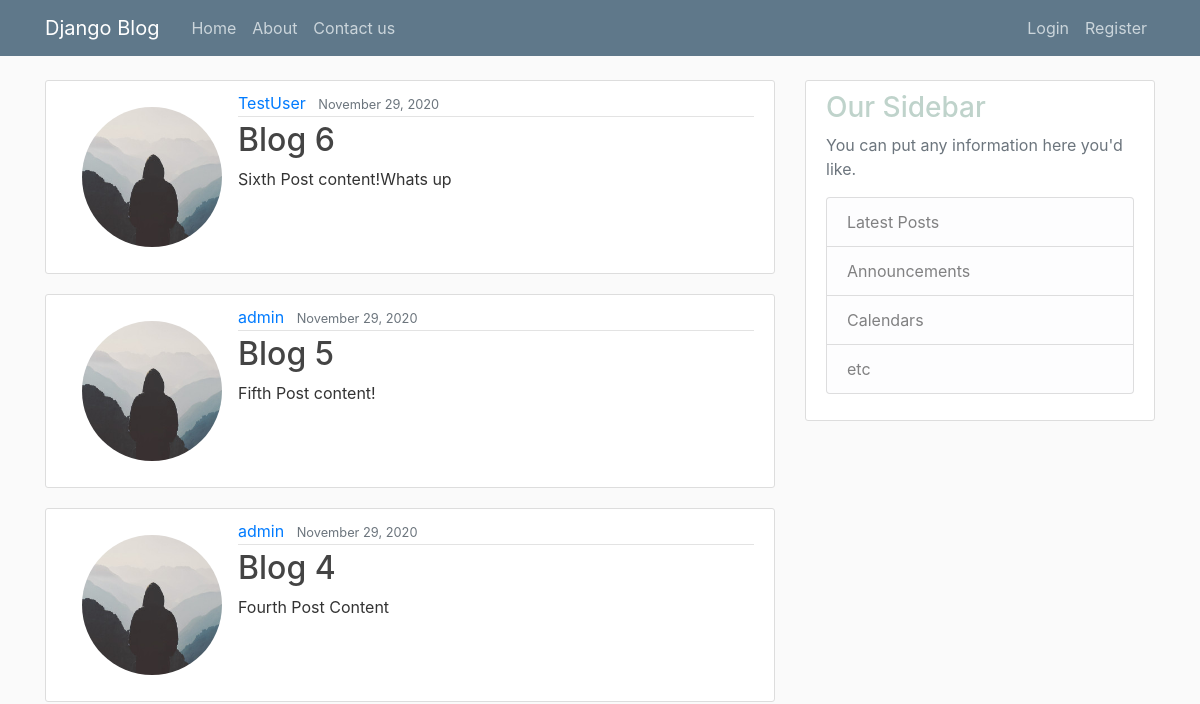
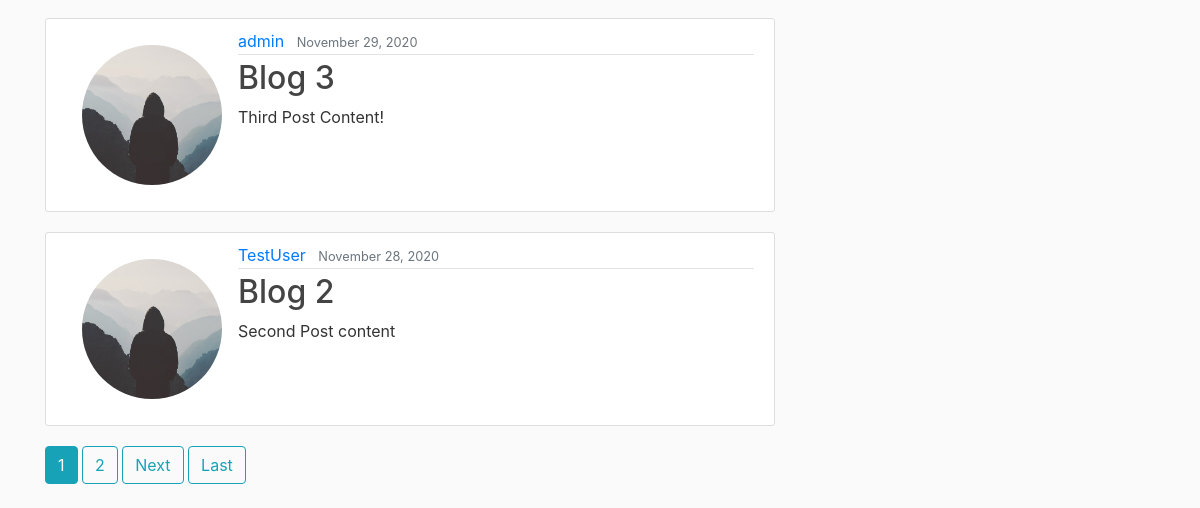
The app's page /, older data (2 pictures, top to bottom).
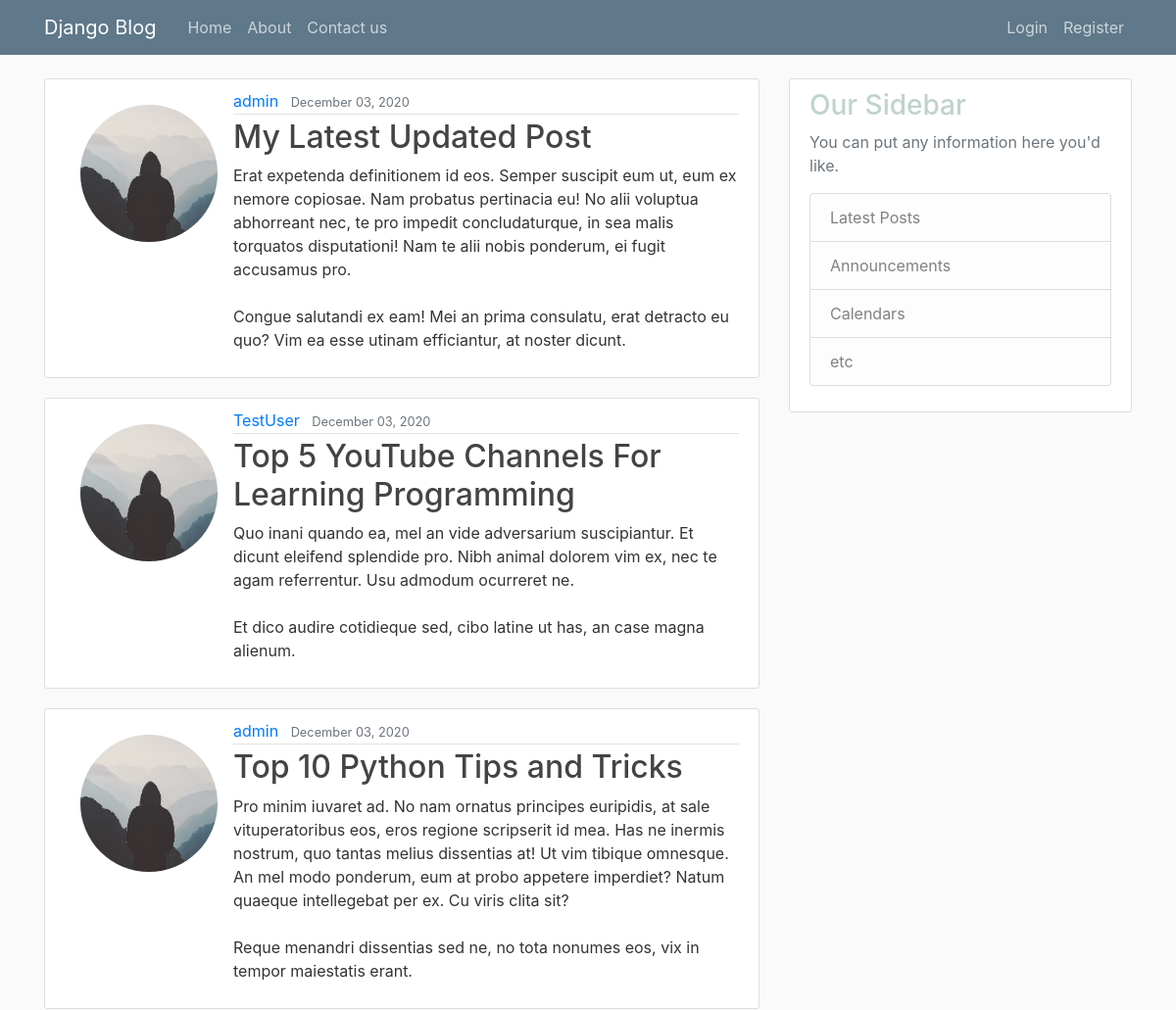
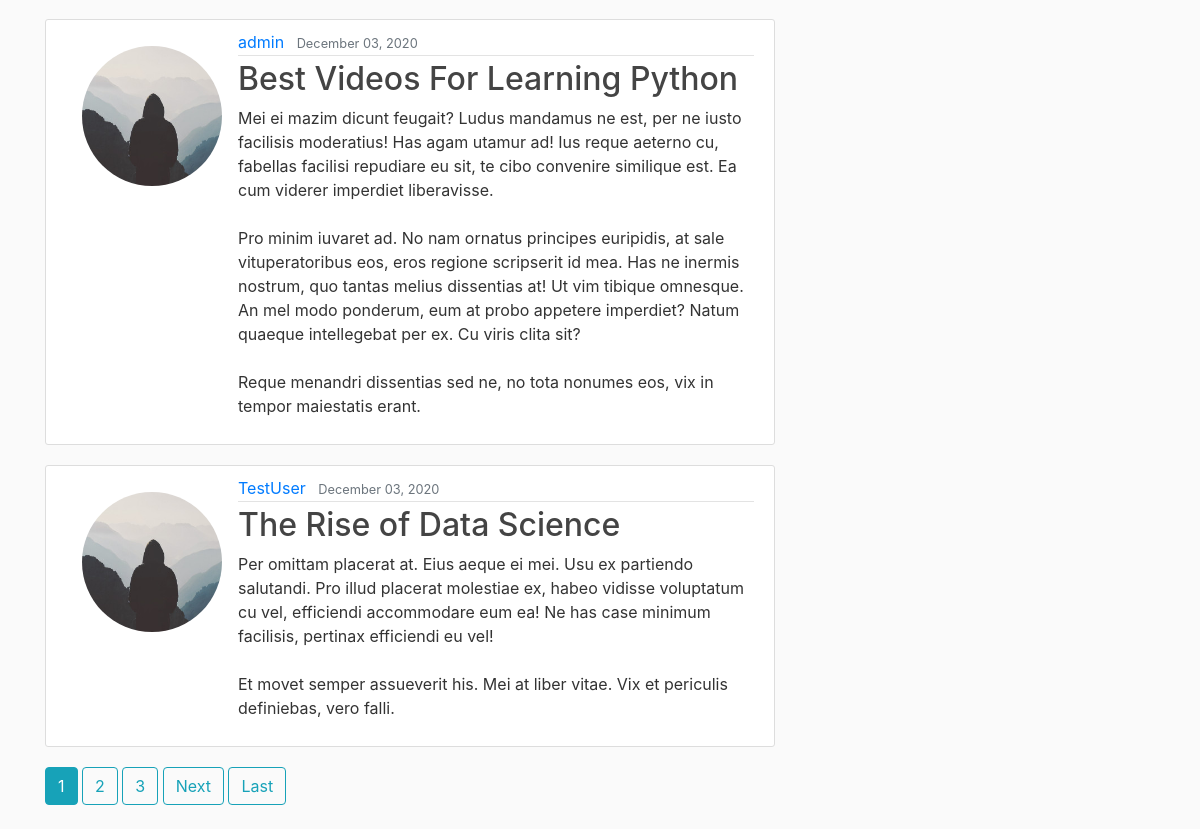
The same page, newer data (2 pictures, top to bottom).
### blog/models.py (models this page shows, shortened)
class Post(models.Model):
    title= models.CharField(max_length=100)
    content = models.TextField()
    date_posted =models.DateTimeField(default=timezone.now)
    author = models.ForeignKey(User, on_delete=models.CASCADE)

### users/models.py (models this page shows, shortened)
class Profile(models.Model):
    user = models.OneToOneField(User, on_delete=models.CASCADE)
    image = models.ImageField(default='default.jpg', upload_to='profile_pics')

### blog/views.py (the view)
# urls.py: path('', PostListView.as_view(), name='blog-home'),
class PostListView(ListView):
    model = Post
    template_name = 'blog/home.html'  # <app>/<model>_<viewtype>.html
    context_object_name = 'posts'
    ordering = ['-date_posted']
    paginate_by = 5

### blog/templates/blog/home.html (shortened to what this page needs)
{% extends "blog/base.html" %}
{% block content %}
{% for post in posts %}
    <article class="media content-section">
      <img class = "rounded-circle article w-25 p-3" src="{{ post.author.profile.image.url }}">
        <div class="media-body">
          <div class="article-metadata">
            <a class="mr-2" href="{% url 'user-posts' post.author.username %}">{{ post.author }}</a>
            <small class="text-muted">{{ post.date_posted|date:"F d, Y" }}</small>
          </div>
          <h2><a class="article-title" href="{% url 'post-detail' post.id %}">{{ post.title }}</a></h2>
          <p class="article-content">{{ post.content }}</p>
        </div>
      </article>
{% endfor %}
{% if is_paginated %}
      {% for num in page_obj.paginator.page_range %}
        {% if page_obj.number == num %}
          <a class="btn btn-info mb-4" href="?page={{ num }}">{{ num }}</a>
        {% elif num > page_obj.number|add:'-3' and num < page_obj.number|add:'3' %}
          <a class="btn btn-outline-info mb-4" href="?page={{ num }}">{{ num }}</a>
        {% endif %}
      {% endfor %}
      {% if page_obj.has_next %}
        <a class="btn btn-outline-info mb-4" href="?page={{ page_obj.next_page_number }}">Next</a>
        <a class="btn btn-outline-info mb-4" href="?page={{ page_obj.paginator.num_pages }}">Last</a>
      {% endif %}
    {% endif %}
{% endblock content %}

Row changes from the older to the newer data that the page shows:
no longer on this page (row unchanged): Post: author.profile.image (placeholder picture), author "TestUser", date_posted "November 29, 2020", title "Blog 6", content "Sixth Post content!Whats up"
no longer on this page (row unchanged): Post: author.profile.image (placeholder picture), author "admin", date_posted "November 29, 2020", title "Blog 5", content "Fifth Post content!"
no longer on this page (row unchanged): Post: author.profile.image (placeholder picture), author "admin", date_posted "November 29, 2020", title "Blog 4", content "Fourth Post Content"
no longer on this page (row unchanged): Post: author.profile.image (placeholder picture), author "admin", date_posted "November 29, 2020", title "Blog 3", content "Third Post Content!"
no longer on this page (row unchanged): Post: author.profile.image (placeholder picture), author "TestUser", date_posted "November 28, 2020", title "Blog 2", content "Second Post content"
added Post: author.profile.image (placeholder picture), author "admin", date_posted "December 03, 2020", title "My Latest Updated Post", content "Erat expetenda definitionem id eos. Semper suscipit eum ut, eum ex nemore copiosae. Nam probatus pertinacia eu! No alii voluptua abhorreant nec, te pro impedit concludaturque, in sea malis torquatos disputationi! Nam te alii nobis ponderum, ei fugit accusamus pro. Congue salutandi ex eam! Mei an prima consulatu, erat detracto eu quo? Vim ea esse utinam efficiantur, at noster dicunt."
added Post: author.profile.image (placeholder picture), author "TestUser", date_posted "December 03, 2020", title "Top 5 YouTube Channels For Learning Programming", content "Quo inani quando ea, mel an vide adversarium suscipiantur. Et dicunt eleifend splendide pro. Nibh animal dolorem vim ex, nec te agam referrentur. Usu admodum ocurreret ne. Et dico audire cotidieque sed, cibo latine ut has, an case magna alienum."
added Post: author.profile.image (placeholder picture), author "admin", date_posted "December 03, 2020", title "Top 10 Python Tips and Tricks", content "Pro minim iuvaret ad. No nam ornatus principes euripidis, at sale vituperatoribus eos, eros regione scripserit id mea. Has ne inermis nostrum, quo tantas melius dissentias at! Ut vim tibique omnesque. An mel modo ponderum, eum at probo appetere imperdiet? Natum quaeque intellegebat per ex. Cu viris clita sit? Reque menandri dissentias sed ne, no tota nonumes eos, vix in tempor maiestatis erant."
added Post: author.profile.image (placeholder picture), author "admin", date_posted "December 03, 2020", title "Best Videos For Learning Python", content "Mei ei mazim dicunt feugait? Ludus mandamus ne est, per ne iusto facilisis moderatius! Has agam utamur ad! Ius reque aeterno cu, fabellas facilisi repudiare eu sit, te cibo convenire similique est. Ea cum viderer imperdiet liberavisse. Pro minim iuvaret ad. No nam ornatus principes euripidis, at sale vituperatoribus eos, eros regione scripserit id mea. Has ne inermis nostrum, quo tantas melius dissentias at! Ut vim tibique omnesque. An mel modo ponderum, eum at probo appetere imperdiet? Natum quaeque intellegebat per ex. Cu viris clita sit? Reque menandri dissentias sed ne, no tota nonumes eos, vix in tempor maiestatis erant."
added Post: author.profile.image (placeholder picture), author "TestUser", date_posted "December 03, 2020", title "The Rise of Data Science", content "Per omittam placerat at. Eius aeque ei mei. Usu ex partiendo salutandi. Pro illud placerat molestiae ex, habeo vidisse voluptatum cu vel, efficiendi accommodare eum ea! Ne has case minimum facilisis, pertinax efficiendi eu vel! Et movet semper assueverit his. Mei at liber vitae. Vix et periculis definiebas, vero falli."
Text that changed along with them:
new list line: "3"
